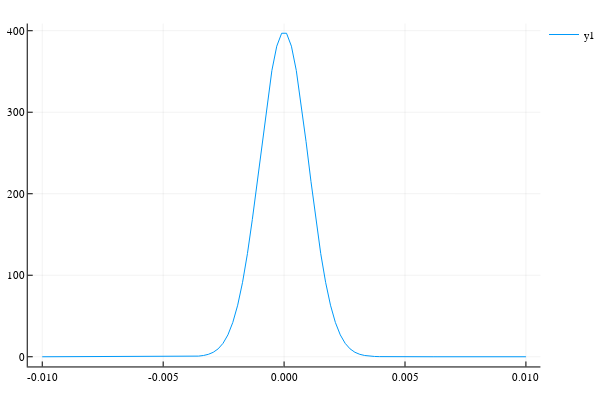

The notebook cell this image was saved under:
### Markdown cell above
The first step in a bayesian workflow is to define a prior for the parameters in the energry matrix. Both negative and positive contributions are possible. We start of by choosing a normal prior. There is no absolute scale for binding energies here, so we might have to gauge the priors later to obtain a converging inference.

### Code cell
theta = range(-0.01, stop=0.01, length=100)
f_theta = pdf.(Normal(0, 0.001), theta)
plot(theta, f_theta, line_width=2)

### Figure 1 — Plotly figure (JSON) as saved in the notebook; plotly's stock layout.template omitted (floating-point values rounded to 4 significant figures)
{"data": [{"colorbar": {"title": ""}, "legendgroup": "y1", "line": {"color": "rgba(0, 154, 250, 1.000)", "dash": "solid", "shape": "linear", "width": 1}, "mode": "lines", "name": "y1", "showlegend": true, "type": "scatter", "x": [-0.01, -0.009798, -0.009596, -0.009394, -0.009192, -0.00899, -0.008788, -0.008586, -0.008384, -0.008182, -0.00798, -0.007778, -0.007576, -0.007374, -0.007172, -0.00697, -0.006768, -0.006566, -0.006364, -0.006162, -0.00596, -0.005758, -0.005556, -0.005354, -0.005152, -0.004949, -0.004747, -0.004545, -0.004343, -0.004141, -0.003939, -0.003737, -0.003535, -0.003333, -0.003131, -0.002929, -0.002727, -0.002525, -0.002323, -0.002121, -0.001919, -0.001717, -0.001515, -0.001313, -0.001111, -0.0009091, -0.0007071, -0.0005051, -0.000303, -0.000101, 0.000101, 0.000303, 0.0005051, 0.0007071, 0.0009091, 0.001111, 0.001313, 0.001515, 0.001717, 0.001919, 0.002121, 0.002323, 0.002525, 0.002727, 0.002929, 0.003131, 0.003333, 0.003535, 0.003737, 0.003939, 0.004141, 0.004343, 0.004545, 0.004747, 0.004949, 0.005152, 0.005354, 0.005556, 0.005758, 0.00596, 0.006162, 0.006364, 0.006566, 0.006768, 0.00697, 0.007172, 0.007374, 0.007576, 0.007778, 0.00798, 0.008182, 0.008384, 0.008586, 0.008788, 0.00899, 0.009192, 0.009394, 0.009596, 0.009798, 0.01], "xaxis": "x1", "y": [7.695e-20, 5.684e-19, 4.031e-18, 2.745e-17, 1.794e-16, 1.126e-15, 6.781e-15, 3.922e-14, 2.177e-13, 1.16e-12, 5.937e-12, 2.916e-11, 1.375e-10, 6.226e-10, 2.706e-09, 1.129e-08, 4.521e-08, 1.738e-07, 6.417e-07, 2.274e-06, 7.736e-06, 2.527e-05, 7.922e-05, 0.0002384, 0.000689, 0.001911, 0.00509, 0.01301, 0.03194, 0.07526, 0.1702, 0.3697, 0.7706, 1.542, 2.963, 5.465, 9.678, 16.45, 26.85, 42.06, 63.25, 91.33, 126.6, 168.5, 215.2, 263.9, 310.7, 351.2, 381.0, 396.9, 396.9, 381.0, 351.2, 310.7, 263.9, 215.2, 168.5, 126.6, 91.33, 63.25, 42.06, 26.85, 16.45, 9.678, 5.465, 2.963, 1.542, 0.7706, 0.3697, 0.1702, 0.07526, 0.03194, 0.01301, 0.00509, 0.001911, 0.000689, 0.0002384, 7.922e-05, 2.527e-05, 7.736e-06, 2.274e-06, 6.417e-07, 1.738e-07, 4.521e-08, 1.129e-08, 2.706e-09, 6.226e-10, 1.375e-10, 2.916e-11, 5.937e-12, 1.16e-12, 2.177e-13, 3.922e-14, 6.781e-15, 1.126e-15, 1.794e-16, 2.745e-17, 4.031e-18, 5.684e-19, 7.695e-20], "yaxis": "y1", "zmax": null, "zmin": null}], "layout": {"annotations": [], "height": 400, "legend": {"bgcolor": "rgba(255, 255, 255, 1.000)", "bordercolor": "rgba(0, 0, 0, 1.000)", "font": {"color": "rgba(0, 0, 0, 1.000)", "family": "sans-serif", "size": 11}, "tracegroupgap": 0, "x": 1, "y": 1}, "margin": {"b": 20, "l": 0, "r": 0, "t": 20}, "paper_bgcolor": "rgba(255, 255, 255, 1.000)", "plot_bgcolor": "rgba(255, 255, 255, 1.000)", "showlegend": true, "width": 600, "xaxis": {"anchor": "y1", "domain": [0.05101, 0.9934], "gridcolor": "rgba(0, 0, 0, 0.100)", "gridwidth": 0.5, "linecolor": "rgba(0, 0, 0, 1.000)", "mirror": false, "range": [-0.0106, 0.0106], "showgrid": true, "showline": true, "showticklabels": true, "tickangle": 0, "tickcolor": "rgb(0, 0, 0)", "tickfont": {"color": "rgba(0, 0, 0, 1.000)", "family": "sans-serif", "size": 11}, "tickmode": "array", "ticks": "inside", "ticktext": ["-0.010", "-0.005", "0.000", "0.005", "0.010"], "tickvals": [-0.01, -0.005, 0, 0.005, 0.01], "title": "", "titlefont": {"color": "rgba(0, 0, 0, 1.000)", "family": "sans-serif", "size": 15}, "type": "-", "visible": true, "zeroline": false, "zerolinecolor": "rgba(0, 0, 0, 1.000)"}, "yaxis": {"anchor": "x1", "domain": [0.03762, 0.9902], "gridcolor": "rgba(0, 0, 0, 0.100)", "gridwidth": 0.5, "linecolor": "rgba(0, 0, 0, 1.000)", "mirror": false, "range": [-11.91, 408.8], "showgrid": true, "showline": true, "showticklabels": true, "tickangle": 0, "tickcolor": "rgb(0, 0, 0)", "tickfont": {"color": "rgba(0, 0, 0, 1.000)", "family": "sans-serif", "size": 11}, "tickmode": "array", "ticks": "inside", "ticktext": ["0", "100", "200", "300", "400"], "tickvals": [0, 100, 200, 300, 400], "title": "", "titlefont": {"color": "rgba(0, 0, 0, 1.000)", "family": "sans-serif", "size": 15}, "type": "-", "visible": true, "zeroline": false, "zerolinecolor": "rgba(0, 0, 0, 1.000)"}}}
